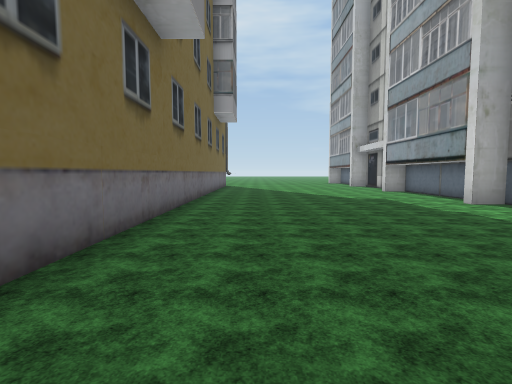
View 1 (above)

16 first-person views from a walk through a 3-D level made in the Unity game engine. The camera is 1.4 m above the floor, tilts 4° down and sees 85° across. The floor is counted in squares, 1.95 m on a side. Each view is taken from the middle of a square. On the plan, view 1 faces up. The plan holds only what a view shows up to about 10 squares ahead; the rest is blank. The place goes on beyond the plan. The player character is not drawn. Some animated figures are not drawn. Some surface patterns are stand-ins.

View 2
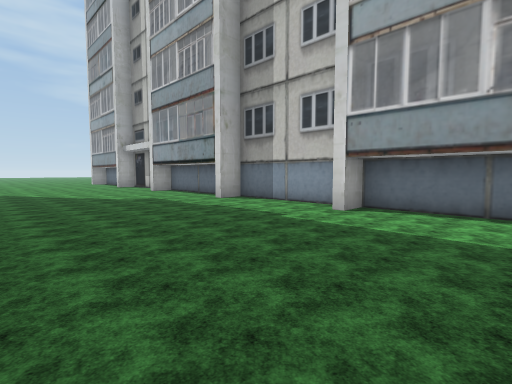

View 3
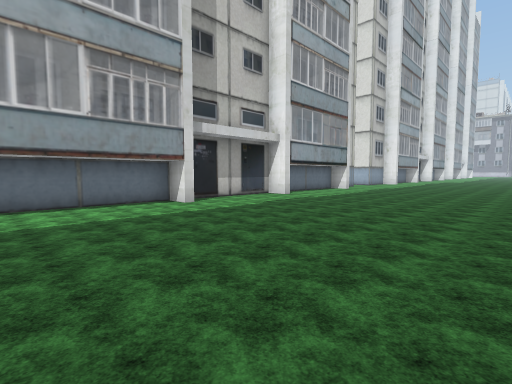

View 4
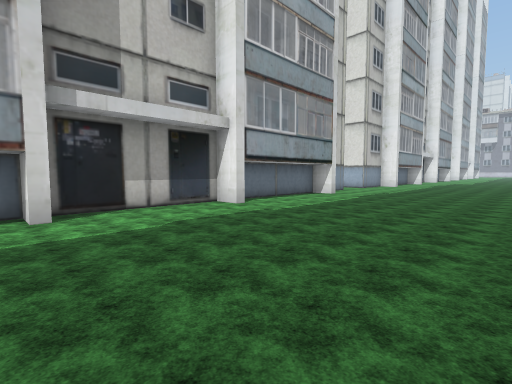

View 5
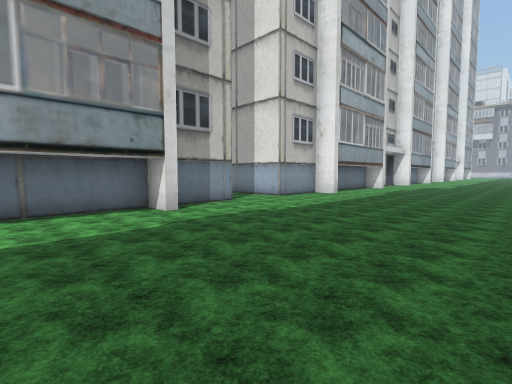

View 6
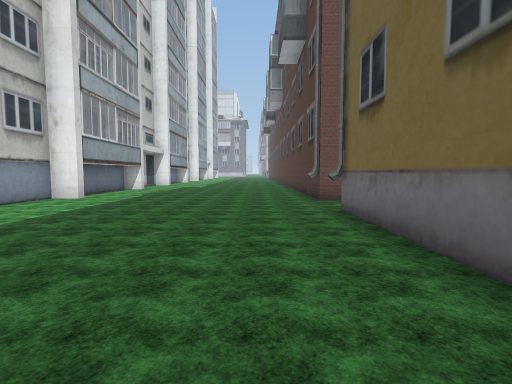

View 7
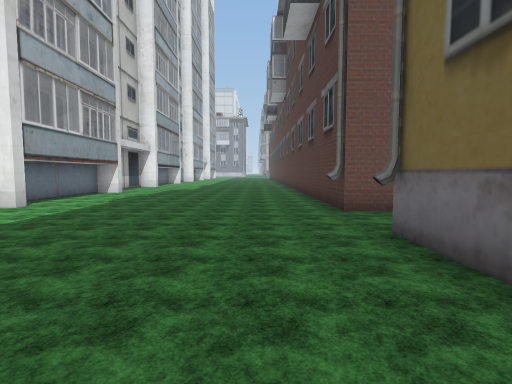

View 8
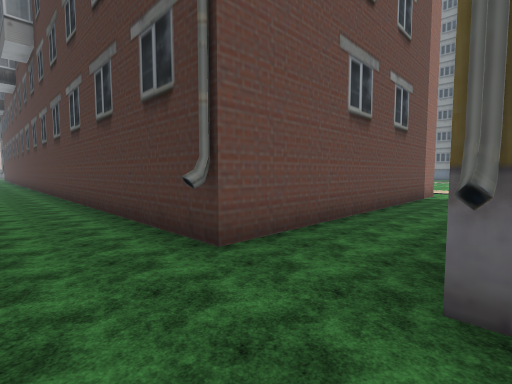

View 9
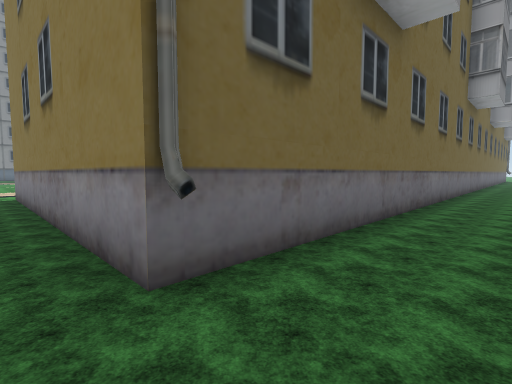

View 10
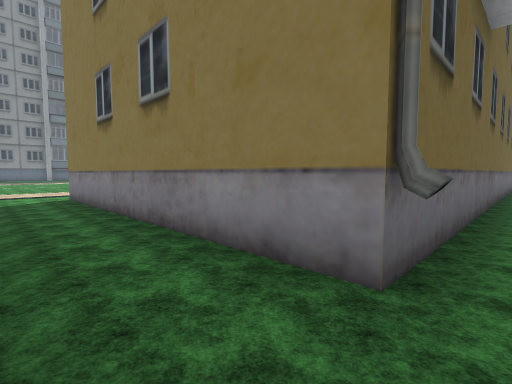

View 11
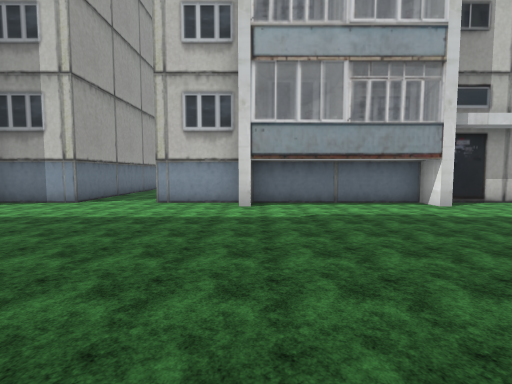

View 12
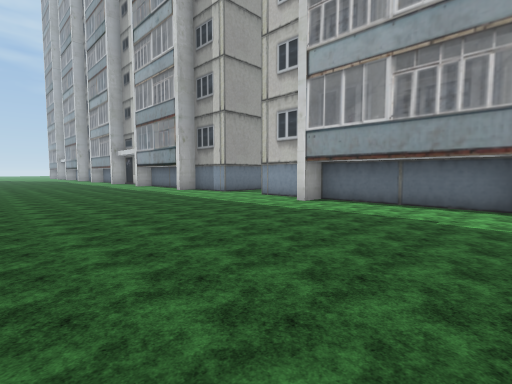

View 13
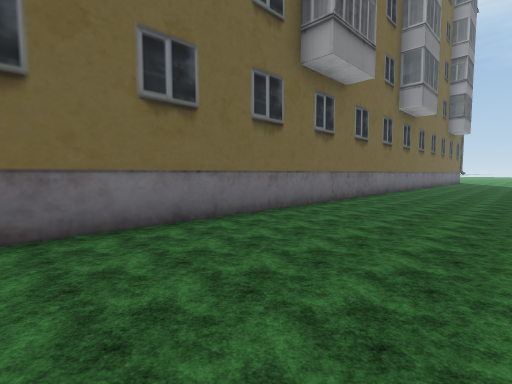

View 14
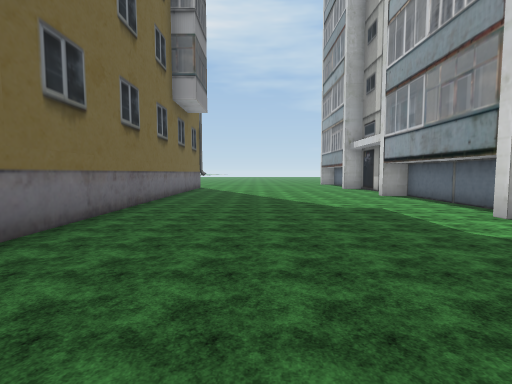

View 15
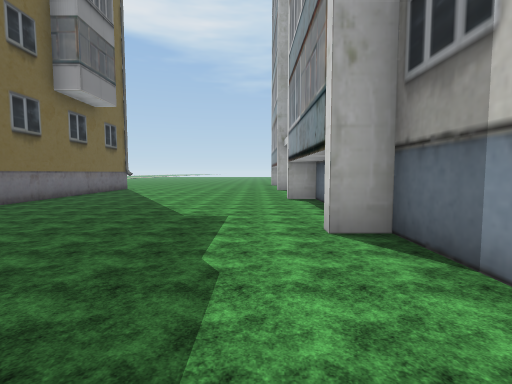

View 16
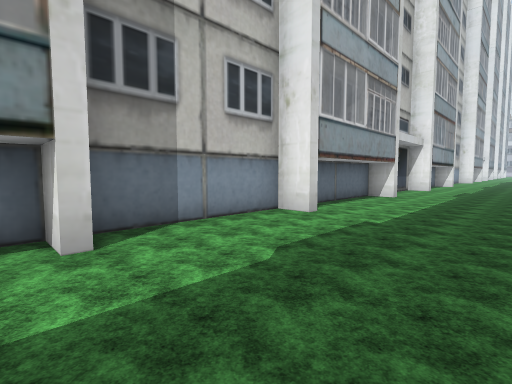

### Floor plan
Points are (right, up) in squares from view 1. A wall is a line through its corners. A room is listed if a view was taken in it or the views show most of it. See-through windows are left out.
Room 1 (views 1, 2, 3, 4, 5, 6, 7, 8, 9, 10, 11, 12, 13, 14, 15, 16)
walls: (4.8, -5.2) (5.6, -5.2) (5.6, -1.8); (4.8, -9.5) (5.6, -9.5) (5.6, -6.1); (4.8, -1.5) (5.6, -1.5) (5.6, 2.5) (4.8, 2.5); (5.6, -11.7) (5.6, -9.9); (4.8, 2.8) (5.6, 2.8) (5.6, 6.3) (4.8, 6.3); (4.8, -15.6) (5.6, -15.6) (5.6, -13.6); (4.8, 6.5) (5.6, 6.5) (5.6, 10.5); (-9.6, -15.1) (-1.6, -15.1) (-1.6, -20.5); (4.8, -19.9) (5.6, -19.9) (5.6, -15.9) (4.8, -15.9); (-1.6, 10.5) (-1.6, -13.3) (-9.6, -13.3)
ways out: opening at (-10, -14.5); opening at (6, -12.5)

Where each view was taken, in squares from view 1:
view 1: 0 up, 0 right, facing up
view 2: 0 up, 0 right, facing up-right
view 3: 2 up, 1 left, facing down-right
view 4: 1 down, 0 right, facing down-right
view 5: 7 down, 0 right, facing down-right
view 6: 8 down, 0 right, facing down
view 7: 10 down, 0 right, facing down
view 8: 13 down, 0 right, facing down-left
view 9: 14 down, 0 right, facing up-left
view 10: 15 down, 1 left, facing up-left
view 11: 16 down, 1 left, facing right
view 12: 20 down, 1 left, facing up-right
view 13: 8 down, 2 right, facing up-left
view 14: 2 up, 1 right, facing up
view 15: 3 up, 4 right, facing up
view 16: 7 up, 2 right, facing down-right
